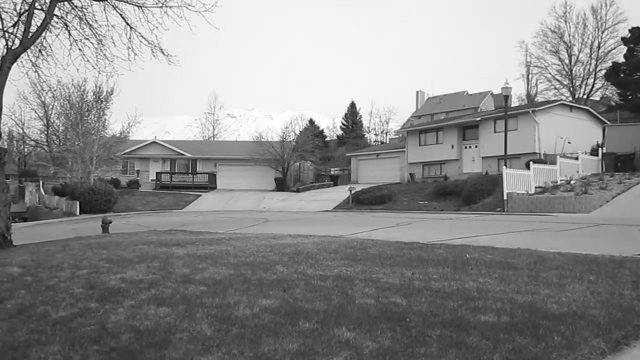
%> input picture Image Mosaicing_Lab4/img1.pgm, 640 x 360 px
$ octave Geometric_transform2.m   (GNU Octave 9; MATLAB toolbox functions it lacks are replaced by stand-ins)
%> lines starting %> are read from the running program, lines starting %| are printed output that depends on the picture
### geometric-transforms-2_Lab2/rotate_image.m
function [A_r] = rotate_image(A,theta)
A_r = imrotate(A,-theta,'bilinear');

### geometric-transforms-2_Lab2/matrix_solver.m
function [Tx, Ty, theta1, theta2] = matrix_solver()
A = [125 30 1 0 ; 30 -125 0 1;373 158 1 0;158 -373 0 1];
B = [249;94;400;329];
X = A\B;
Tx = X(3); Ty = X(4); theta1 = acosd(X(1)); theta2 = asind(X(2));

### geometric-transforms-2_Lab2/Geometric_transform2.m
clc; clear all; close all;
A = double(imread('C:\Users\stifler\Downloads\study material\VIII sem\image signal processing\geometric-transforms-2\IMG1.pgm'));
%> A: size 360x640 double; min 4, max 255, mean 140.4; mean of the top-left, top-right, bottom-left and bottom-right quarters 187, 176.1, 96.8, 101.8
figure();
imshow(double(A/256));
[Tx, Ty, theta1, theta2] = matrix_solver();

B = double(imread('C:\Users\stifler\Downloads\study material\VIII sem\image signal processing\geometric-transforms-2\IMG2.pgm'));
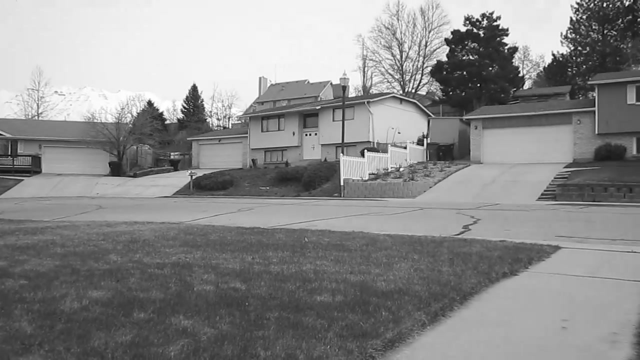
%> input picture Image Mosaicing_Lab4/img2.pgm, 640 x 360 px
%> B: size 360x640 double; min 10, max 255, mean 139.2; mean of the top-left, top-right, bottom-left and bottom-right quarters 186.6, 136.4, 99.2, 134.7

A_r = rotate_image(B,-theta1);
%> in rotate_image, `A_r = imrotate(A,-theta,'bilinear');`:
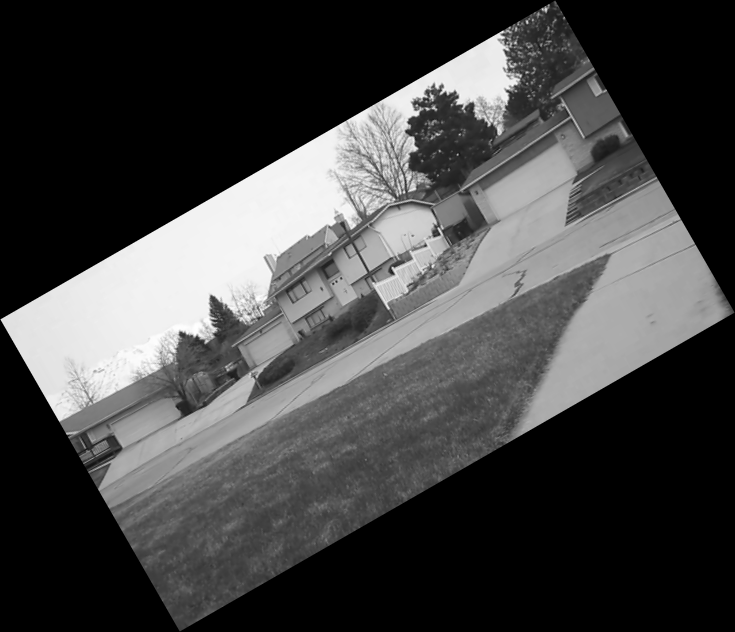
%> A_r: size 632x735 double; min 0, max 255, mean 69

%> (the run ends here)
